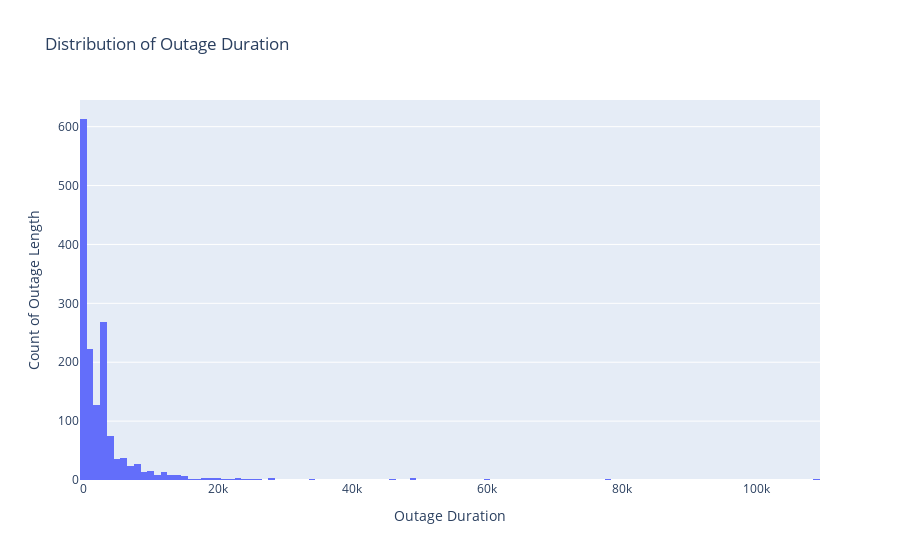

Notebook code for this chart:
### Code cell
import plotly.graph_objects as go

# Make the distribution plot using Plotly
fig = go.Figure(data=[go.Histogram(x=outages1["OUTAGE_DURATION"])])
fig.update_layout(
    title="Distribution of Outage Duration",
    xaxis_title="Outage Duration",
    yaxis_title="Count of Outage Length"
)
fig.show()

# Save the plot as HTML to a file
fig.write_html('fig1.html', include_plotlyjs='cdn')

### Figure 1 — Plotly figure (JSON) as saved in the notebook; plotly's stock layout.template omitted (floating-point values rounded to 4 significant figures; data arrays with more than 128 entries replaced by an {"elided": "..."} marker saying what was removed)
{"data": [{"type": "histogram", "x": {"elided": "1534 float values"}}], "layout": {"title": {"text": "Distribution of Outage Duration"}, "xaxis": {"title": {"text": "Outage Duration"}}, "yaxis": {"title": {"text": "Count of Outage Length"}}}}
